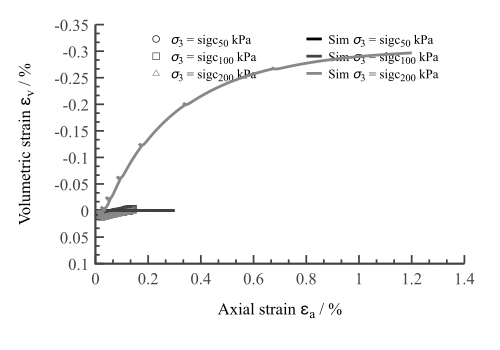

Write gnuplot code to recreate this figure.
# ==============================================================================
#   GNUPLOT ACADEMIC SCRIPT AUTOMATICALLY GENERATED BY TENSORCLAY (TRIAXLAB)     
#   Generated Time: 2026/07/06                                                  
# ==============================================================================

# ==============================================================================
# [Layout & Canvas Geometry] Advanced Dimension & Publishing Optimization
# Engine: TensorClay True-Render Core Architecture
# ==============================================================================

# --- Physical Output Canvas Size Control ---
set terminal pdfcairo size 5.00in, 3.00in color enhanced font 'Times-New-Roman,12' background rgb 'white'
set lmargin at screen 0.20
set bmargin at screen 0.24
set rmargin at screen 0.91
set tmargin at screen 0.92

# [Academic Protection] Enforcing locked 1:1 scale to completely eradicate aspect distortion.
set origin 0,0
set size 1,1

# --- TensorClay Ecosystem Signature Mark (Ultra-Faded Phantom Weight) ---
set label "[ TensorClay{^b} Solver ]" at screen 0.93, 0.24 right font 'Times-New-Roman,7.5' textcolor rgb '#E0E0E020'

# --- Professional Infrastructure (Outward Tics & Academic Grid) ---
set border 3 lw 2.5 lc rgb '#424242'             # L-shaped open layout
set tics out nomirror font ',19' scale 1.5, 0.75 # Scale-aware outward tics prevent clipping
set mxtics 2
set mytics 2
set grid xtics ytics lc rgb '#E5E5E5' lw 0.8 dt 2  # Non-intrusive gray reference grid
# --- Layout Block Segment End ---

# ==============================================================================
# [Figure & Output Configuration] Environment Setup (Academic Cairo Channel)
# ==============================================================================

set terminal pdfcairo size 5.00in, 3.50in color enhanced font 'Times-New-Roman,14' background rgb 'white'
set output 'workspace_plot_260525_002_render.pdf'

# --- Journal Standard Clip & Layout Hygiene ---
set clip points
set clip one
set tics scale 1.0
set grid xtics ytics lt 0 lw 0.5 lc rgb '#e0e0e0'

# --- Dynamic Margin Adjustment based on Canvas Size ---
margin_left   = 0.95
margin_bottom = 0.86
margin_right  = 0.35
margin_top    = 0.24

canvas_w = 5.00
canvas_h = 3.50

set lmargin at screen (margin_left / canvas_w)
set rmargin at screen (1.0 - (margin_right / canvas_w))
set bmargin at screen (margin_bottom / canvas_h)
set tmargin at screen (1.0 - (margin_top / canvas_h))

# ------------------------------------------------------------------------------
# --- Academic Color Palette Line Mapping ---
set linetype 1 lc rgb '#000000' lw 2.2 pt 5 ps 0.8
set linetype 2 lc rgb '#444444' lw 2.0 pt 7 ps 0.8
set linetype 3 lc rgb '#888888' lw 1.8 pt 9 ps 0.8
set linetype 4 lc rgb '#b5b5b5' lw 1.5 pt 13 ps 0.8
set linetype 5 lc rgb '#222222' lw 2.0 pt 11 ps 0.8
set linetype cycle 5

# --- Fine-tune vector point objects for EPS/PDF outputs ---
set pointsize 0.9

set encoding utf8
# --- Figure Block Segment End ---

# ==============================================================================
# [Macro Axes Space & Legend Logic Setup] Academic High-Resolution Pipeline
# ==============================================================================

set key top right horizontal Left reverse enhanced maxcols 2 samplen 1.5 spacing 1.2 font ',14' nobox noopaque
# [Visual Aesthetic] Key Box removed; Opaque mask activated to shield underlying curves.

unset grid
set grid xtics ytics lc rgb '#E5E5E5' lw 0.8 dt 2
unset xzeroaxis
unset yzeroaxis
unset title
unset logscale
# --- Axes Space Block Segment End ---

# ==============================================================================
# [Subplot Axes Physics & Metrics] Geotechnical True-Render Protocol
# ==============================================================================

set tics in nomirror font ',18' scale 1.5, 0.75
set format x '%-g'
set format y '%-g'
set mxtics 3
set mytics 3

set xlabel 'Axial strain {/Symbol e}_{a} / %' textcolor rgb 'black' font ',18' offset 0,-0.6
set ylabel 'Volumetric strain {/Symbol e}_{v} / %' textcolor rgb 'black' font ',18' offset -3.2,0

unset logscale
set offsets 0, 0, 0, 0
set autoscale x
set yrange [*:*] reverse

# --- Precise Academic Boundary Padding (Polarity Adaptive) ---
set offsets graph 0.00, 0.00, 0.05, 0.05
# --- Axis Block Segment End ---

# ==============================================================================
# [Artist & LineStyle Specifications] Academic Aesthetics Setup (Journal Standard)
# ==============================================================================

GLOBAL_PLOT_STYLE = 'points'
GLOBAL_SMOOTH_ALGO = ''

# --- Dynamic Infrastructure for Microscopic Case Tracks ---
# [CASE NODE] sigc_50kPa
set linestyle 101 lt 1 lw 1.0 pt 6 ps 0.8
CASE_EXP_SKIP_101 = 100
CASE_EXP_FACTOR_X_101 = 1.0
CASE_EXP_FACTOR_Y_101 = 1.0
set linestyle 201 lt 1 dt 1 lw 4.0 pt 1 ps 0.0
CASE_SIMU_FACTOR_X_201 = 1.0
CASE_SIMU_FACTOR_Y_201 = 1.0

# [CASE NODE] sigc_100kPa
set linestyle 102 lt 2 lw 1.0 pt 4 ps 0.8
CASE_EXP_SKIP_102 = 100
CASE_EXP_FACTOR_X_102 = 1.0
CASE_EXP_FACTOR_Y_102 = 1.0
set linestyle 202 lt 2 dt 1 lw 4.0 pt 1 ps 0.0
CASE_SIMU_FACTOR_X_202 = 1.0
CASE_SIMU_FACTOR_Y_202 = 1.0

# [CASE NODE] sigc_200kPa
set linestyle 103 lt 3 lw 1.0 pt 8 ps 0.8
CASE_EXP_SKIP_103 = 100
CASE_EXP_FACTOR_X_103 = 1.0
CASE_EXP_FACTOR_Y_103 = 1.0
set linestyle 203 lt 3 dt 1 lw 4.0 pt 1 ps 0.0
CASE_SIMU_FACTOR_X_203 = 1.0
CASE_SIMU_FACTOR_Y_203 = 1.0

# --- Artist Block Segment End ---

# [Debug Check] artistBlock Found: true
# [Debug Check] Raw 'STYLE' in Dictionary: 'points'
# [Debug Check] Final specs.GlobalStyle Value: 'points'

# ==============================================================================
# [Dynamic Data Matrix Mapping] Generated by TensorClay Data Engine
# ==============================================================================

# --- Datafile Parser Configuration for CSV/.sdb ---
set datafile separator ','
set datafile commentschars '#!'

array Files_100[3]
Files_100[1] = './C5_G01.sdb'
Files_100[2] = './C5_G02.sdb'
Files_100[3] = './C5_G03.sdb'
array Labels_100[3]
Labels_100[1] = '{/:Italic {/Symbol {/:Italic s}}}_{3} = sigc_{50} kPa'
Labels_100[2] = '{/:Italic {/Symbol {/:Italic s}}}_{3} = sigc_{100} kPa'
Labels_100[3] = '{/:Italic {/Symbol {/:Italic s}}}_{3} = sigc_{200} kPa'

array Files_101[3]
Files_101[1] = '/Users/lhc/ATENSORLAB/TensorClay典型案例-Gnuplot绘图模式/batch-sigc_50kPa.sdb'
Files_101[2] = '/Users/lhc/ATENSORLAB/TensorClay典型案例-Gnuplot绘图模式/batch-sigc_100kPa.sdb'
Files_101[3] = '/Users/lhc/ATENSORLAB/TensorClay典型案例-Gnuplot绘图模式/batch-sigc_200kPa.sdb'
array Labels_101[3]
Labels_101[1] = 'Sim {/:Italic {/Symbol {/:Italic s}}}_{3} = sigc_{50} kPa'
Labels_101[2] = 'Sim {/:Italic {/Symbol {/:Italic s}}}_{3} = sigc_{100} kPa'
Labels_101[3] = 'Sim {/:Italic {/Symbol {/:Italic s}}}_{3} = sigc_{200} kPa'

# --- Core Coordinate Axis Mapping Indices ---
X_COLUMN_INDEX = 1
Y_COLUMN_INDEX = 2
# --- Data Block Segment End ---

# ==============================================================================
# [Data Flow Execution Pipeline] Main Plot Execution
# ==============================================================================
plot \
     Files_100[1] every CASE_EXP_SKIP_101 using (column(X_COLUMN_INDEX)*CASE_EXP_FACTOR_X_101):(column(Y_COLUMN_INDEX)*CASE_EXP_FACTOR_Y_101) title Labels_100[1] with points ls 101, \
     Files_100[2] every CASE_EXP_SKIP_102 using (column(X_COLUMN_INDEX)*CASE_EXP_FACTOR_X_102):(column(Y_COLUMN_INDEX)*CASE_EXP_FACTOR_Y_102) title Labels_100[2] with points ls 102, \
     Files_100[3] every CASE_EXP_SKIP_103 using (column(X_COLUMN_INDEX)*CASE_EXP_FACTOR_X_103):(column(Y_COLUMN_INDEX)*CASE_EXP_FACTOR_Y_103) title Labels_100[3] with points ls 103, \
     Files_101[1] using (column(X_COLUMN_INDEX)*CASE_SIMU_FACTOR_X_201):(column(Y_COLUMN_INDEX)*CASE_SIMU_FACTOR_Y_201) title Labels_101[1] with lines ls 201, \
     Files_101[2] using (column(X_COLUMN_INDEX)*CASE_SIMU_FACTOR_X_202):(column(Y_COLUMN_INDEX)*CASE_SIMU_FACTOR_Y_202) title Labels_101[2] with lines ls 202, \
     Files_101[3] using (column(X_COLUMN_INDEX)*CASE_SIMU_FACTOR_X_203):(column(Y_COLUMN_INDEX)*CASE_SIMU_FACTOR_Y_203) title Labels_101[3] with lines ls 203

# --- [Render Flow Completed Safely] ---
unset output
